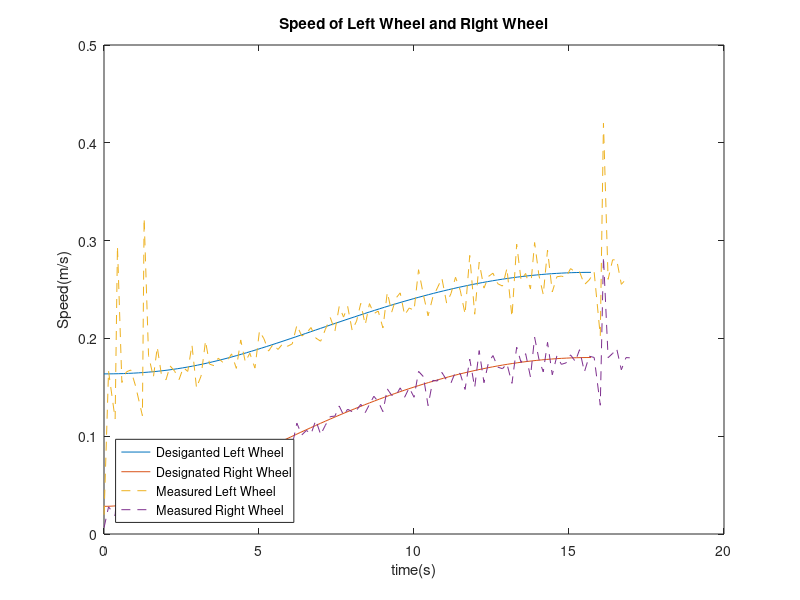
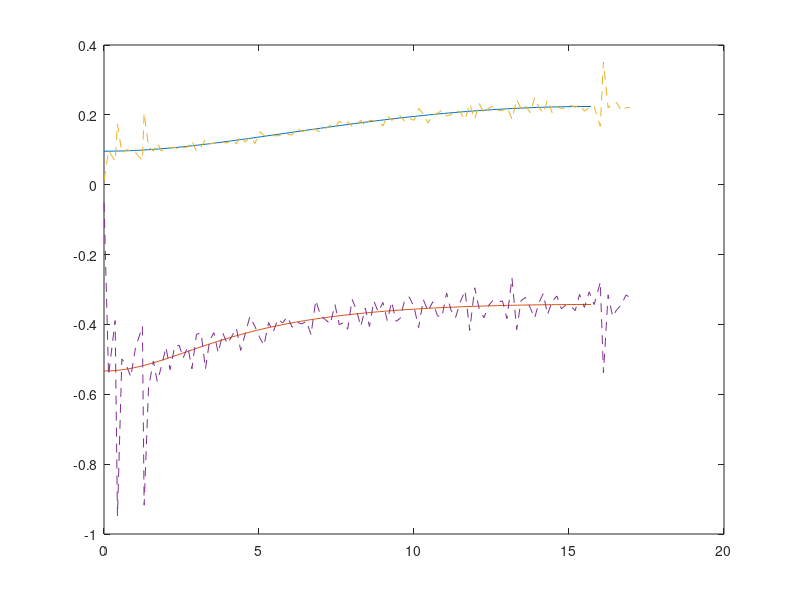

These figures' MATLAB source, in order: (Note: this script raises an error after producing the figures.)
load('final.mat')
%Deleting the 0s
VL = diff(dataset(:,2));
pos = dataset(1,:);
for i=1:349
    if VL(i)>0
        pos = [pos; dataset(i,:)];
    end

end
pos(1,:) = [];

XL = pos(:,2);
XR = pos(:,3);
T = pos(:,1);
XLdel = zeros(1,117);
XRdel = zeros(1,117);
Tdel = zeros(1,117);
%Calculating left and right wheel velocity
for i = 2:118
    XLdel(i-1) = XL(i)-XL(i-1);
    XRdel(i-1) = XR(i) - XR(i-1);
    Tdel(i-1) = T(i) - T(i-1);
end
VL = zeros(1,117);
VR = zeros(1,117);
for i = 1:117
    VL(i) = XLdel(i)/Tdel(i);
    VR(i) = XRdel(i)/Tdel(i);
end

%Calculating linear and Angular Velocity
V = (VL+VR)/2;
ang = (-VL+VR)/0.254;

dis = zeros(1,117);
for i = 2:118
    dis(i) = dis(i-1)+V(i-1)*Tdel(i-1);
end
T(1,:) = []
T = T - 3.45;

%Designated Left and Right wheel speed
u = linspace(0,5*pi,100); % define a set of evenly spaced points between 0 and 2*pi
VL1 = 0.2E0.*((0.7424E0+(-0.512E0).*cos(u.*0.2)).^(1/2)+(-0.127E0).*((-0.145E1)+0.1E1.*cos(u.*0.2)).^(-3).*(0.920175E1+0.3525E1.*cos(u.*0.2).^2+0.222045E-15.*cos(u.*0.2).^4+(-0.333067E-15).*cos(u.*0.2).^5+(-0.3525E1).*sin(u.*0.2).^2+0.222045E-15.*sin(u.*0.2).^4+cos(u.*0.2).^3.*((-0.375E0)+0.333067E-14.*sin(u.*0.2).^2)+cos(u.*0.2).*((-0.121088E2)+0.1125E1.*sin(u.*0.2).^2+(-0.166533E-14).*sin(u.*0.2).^4)+(-0.333067E-15).*sin(2.*u).^2));
VR1 = 0.2E0.*((0.7424E0+(-0.512E0).*cos(u.*0.2)).^(1/2)+0.127E0.*((-0.145E1)+0.1E1.*cos(u.*0.2)).^(-3).*(0.920175E1+0.3525E1.*cos(u.*0.2).^2+ 0.222045E-15.*cos(u.*0.2).^4+(-0.333067E-15).*cos(u.*0.2).^5+(-0.3525E1).* sin(u.*0.2).^2+0.222045E-15.*sin(u.*0.2).^4+cos(u.*0.2).^3.*((-0.375E0)+0.333067E-14.*sin(u.*0.2).^2)+cos(u.*0.2).*((-0.121088E2)+0.1125E1.*sin(u.*0.2).^2+(-0.166533E-14).*sin(u.*0.2).^4)+(-0.333067E-15).*sin(2.*u).^2));

%Designated Linear and Angular Velocity
Vlin = (0.7424E0+(-0.512E0).*cos(u.*0.2)).^(1/2).*((-0.145E1)+0.1E1.*cos(u.*0.2)).^(-3).*((-0.609725E0)+0.12615E1.*cos(u.*0.2)+(-0.87E0).*cos(u.*0.2).^2+0.2E0.*cos(u.*0.2).^3);
Vang = ((-0.145E1)+0.1E1.*cos(u.*0.2)).^(-3).*(0.233724E0+0.89535E-1.*cos(u.*0.2).^2+0.563993E-17.*cos(u.*0.2).^4+(-0.84599E-17).*cos(u.*0.2).^5+(-0.89535E-1).*sin(u.*0.2).^2+0.563993E-17.*sin(u.*0.2).^4+cos(u.*0.2).^3.*((-0.9525E-2)+0.84599E-16.*sin(u.*0.2).^2)+cos(u.*0.2).*((-0.307562E0)+0.28575E-1.*sin(u.*0.2).^2+(-0.422995E-16).*sin(u.*0.2).^4)+(-0.84599E-17).*sin(2.*u).^2)*2/0.254;





%Plotting left and right wheel velocity
figure()
plot(u,VL1,u,VR1)
hold on
plot(T,VL,'--')
plot(T,VR,'--')
hold off

title('Speed of Left Wheel and Right Wheel')
xlabel('time(s)')
ylabel('Speed(m/s)')


legend({'Desiganted Left Wheel','Designated Right Wheel','Measured Left Wheel','Measured Right Wheel'},'Location','southwest')


figure()
plot(u,Vlin,u,Vang)
hold on
plot(T,V,'--')

plot(T,ang,'--')
hold off

yyaxis left
title('Linear Velocity and Angular Velocity')
xlabel('time(s)')
ylabel('Linear Velocity (m/s)')

yyaxis right
ylabel('Angular Velocity (rad/s)')
legend({'Designated Linear Velocity','Designated Angular Velocity','Measured Linear Velocity','Measured Angular Velocity'},'Location','southwest')

